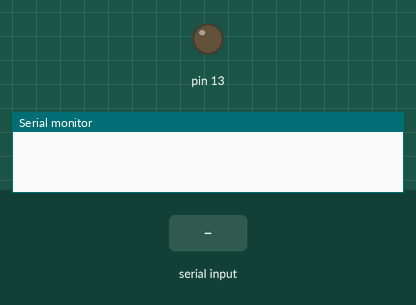
Recording of a sketch running on a simulated Arduino Uno, built with avr-gcc and run on an emulated ATmega328P. Shown: output pins drawn as LEDs (lit = HIGH), the last lines printed to the serial monitor. The test bench sets the inputs (shaded band).

Above: at 1.2 s.
1.3 s: "1\n" received over Serial
At 2.5 s:
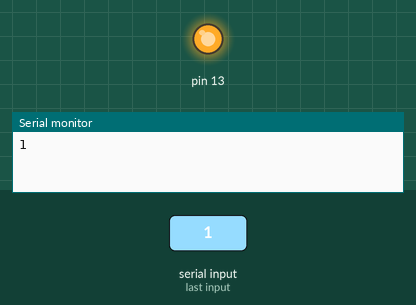
2.8 s: "0\n" received over Serial
At 3.7 s:
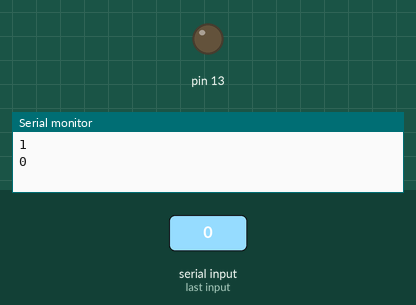
Timing chart, 0 to 5.8 s (numbered marks = the images above; inputs shaded):
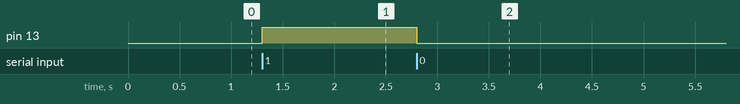

The sketch:

BluetoothBasicConnection.ino
```cpp
char blinkDiod = 0;
void setup()
{
    Serial.begin(9600);
    pinMode(13, OUTPUT);
}
void loop()
{
   if(Serial.available() > 0)
   {
      blinkDiod = Serial.read();
      Serial.print(blinkDiod);
      Serial.print("\n");
      if(blinkDiod == '1')
         digitalWrite(13, HIGH);
      else if(blinkDiod == '0')
         digitalWrite(13, LOW);
   }
}
```

Measured:
- after the input at 1.3 s, pin 13: LOW → HIGH at once
- after the input at 2.8 s, pin 13: HIGH → LOW at once
